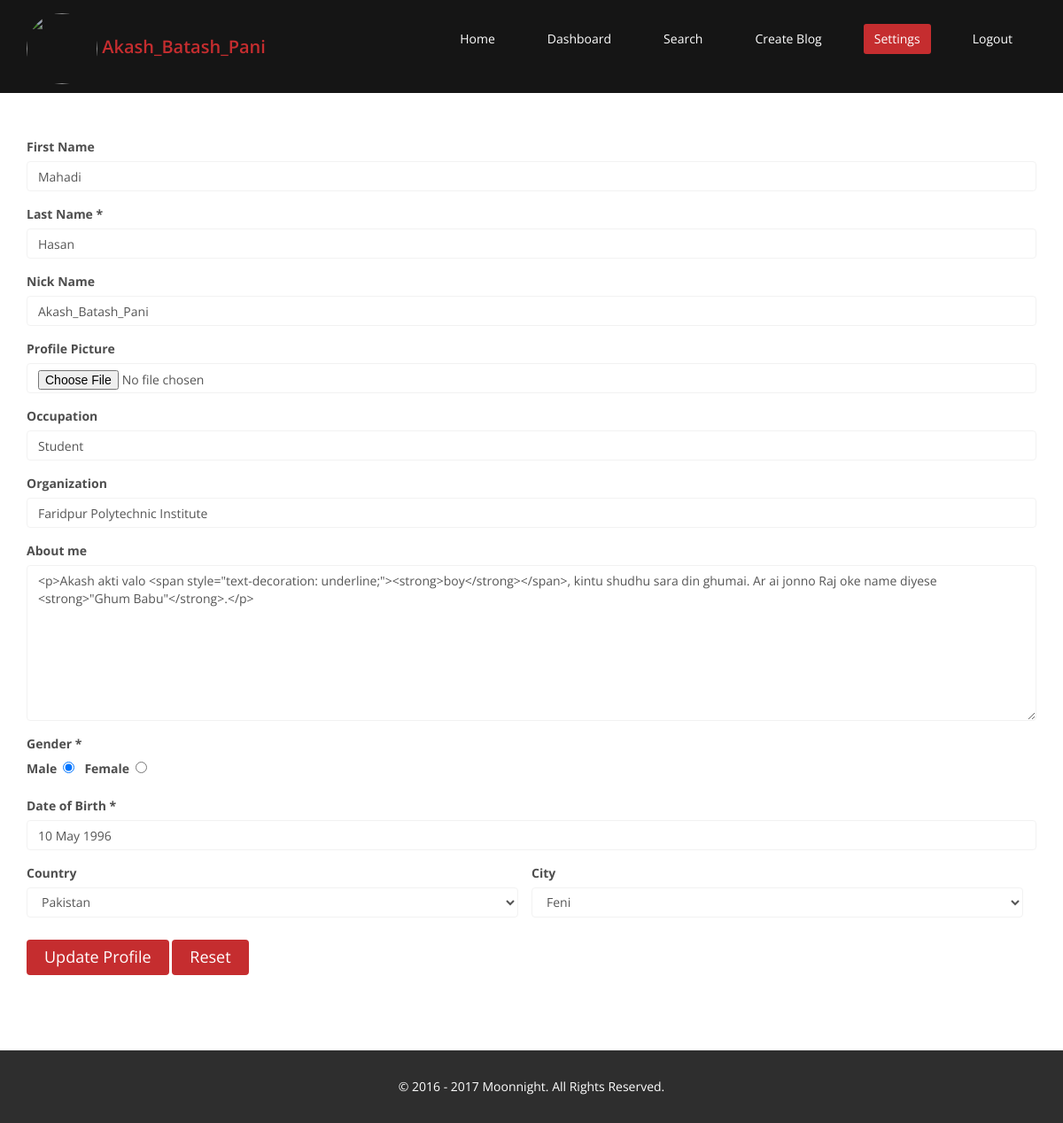
Page /moonnight.com/private/settings/index.php (signed in) on the committed database.
### tables this page shows
CREATE TABLE IF NOT EXISTS `mn_personal_info` (
  `id` int(11) NOT NULL AUTO_INCREMENT,
  `user_id` int(11) NOT NULL,
  `first_name` varchar(255) DEFAULT NULL,
  `last_name` varchar(255) NOT NULL,
  `date_of_birth` int(11) NOT NULL,
  `gender` varchar(255) NOT NULL,
  `occupation` varchar(255) DEFAULT NULL,
  `organization` varchar(255) DEFAULT NULL,
  `about_me` text,
  `profile_picture` varchar(255) DEFAULT NULL,
  `country_id` int(11) DEFAULT NULL,
  `city_id` int(11) DEFAULT NULL,
  `created_time` int(11) NOT NULL,
  `modified_time` int(11) DEFAULT NULL,
  PRIMARY KEY (`id`),
  KEY `fk_user_id` (`user_id`),
  KEY `fk_country_id` (`country_id`),
  KEY `fk_city_id` (`city_id`)
);

CREATE TABLE IF NOT EXISTS `mn_users` (
  `id` int(11) NOT NULL AUTO_INCREMENT,
  `email` varchar(255) NOT NULL,
  `password` varchar(255) NOT NULL,
  `nick_name` varchar(255) DEFAULT NULL,
  `role_id` int(11) NOT NULL,
  `status` tinyint(1) NOT NULL DEFAULT '0',
  `created_time` int(11) NOT NULL,
  `modified_time` int(11) DEFAULT NULL,
  `last_logged_in` int(11) DEFAULT NULL,
  `auth_code` varchar(255) DEFAULT NULL,
  PRIMARY KEY (`id`),
  KEY `fk_roll` (`role_id`)
);

CREATE TABLE IF NOT EXISTS `mn_country` (
  `id` int(11) NOT NULL AUTO_INCREMENT,
  `title` varchar(255) NOT NULL,
  `code` varchar(255) NOT NULL,
  PRIMARY KEY (`id`)
);

CREATE TABLE IF NOT EXISTS `mn_city` (
  `id` int(11) NOT NULL AUTO_INCREMENT,
  `title` varchar(255) NOT NULL,
  `code` varchar(255) NOT NULL,
  PRIMARY KEY (`id`)
);

### moonnight.com/library/custom/functions.php (called while the page is built, shortened)
<?php
function getMysqlData($query, $dbConnection){
    $resource = mysqli_query($dbConnection, $query);
    if (is_bool($resource) == false){
        $processedData = array();
        while (true){
            $row = mysqli_fetch_array($resource);
            if ($row != false){
                $processedData[] = $row;
            } else {
                break;
            }
        }
        return $processedData;
    } else {
        return $resource;
    }
}
function getSessionData($index){
    return (isset($_SESSION[$index])) ? $_SESSION[$index] : false;
}

### moonnight.com/private/settings/settings.php (called while the page is built, shortened)
<?php
$mysqlConnection = getMysqlConnection();
$fetchCountryQuery = "SELECT * FROM mn_country";
$countryData = getMysqlData($fetchCountryQuery, $mysqlConnection);
$fetchCityQuery = "SELECT * FROM mn_city";
$cityData = getMysqlData($fetchCityQuery, $mysqlConnection);
$fetchCurrentUserQuery =
    "SELECT p.*, u.nick_name
    FROM mn_personal_info AS p
    LEFT JOIN mn_users AS u
    ON p.user_id = u.id
    WHERE u.id = $user_id";
$myUserData = getMysqlData($fetchCurrentUserQuery, $mysqlConnection);

### moonnight.com/private/settings/index.php (the view, shortened to what this page needs)
<?php
require_once "../../common/header.php";
require_once "../../common/menu.php";
require_once "settings.php";
?>
<section id="contact-page" style="padding-top: 50px;">
    <div class="container">
        <div class="row wow fadeInDown">
            <form class="login-form" enctype="multipart/form-data" method="post" action="">
                <div class="col-sm-12">
                    <div class="form-group">
                        <label for="first_name">First Name</label>
                        <input type="text" value="<?php echo $myUserData[0]['first_name'] ?>" name="first_name" id="first_name" class="form-control" placeholder="Enter your first name">
                    </div>
                    <div class="form-group">
                        <label for="last_name">Last Name *</label>
                        <input type="text" value="<?php echo $myUserData[0]['last_name'] ?>" name="last_name" id="last_name" class="form-control" required="required" placeholder="Enter your last name">
                    </div>
                    <div class="form-group">
                        <label for="nick_name">Nick Name</label>
                        <input type="text" value="<?php echo $myUserData[0]['nick_name'] ?>" name="nick_name" id="nick_name" class="form-control" placeholder="Enter your nick name">
                    </div>
                    <div class="form-group">
                        <label for="profile_picture">Profile Picture</label>
                        <input type="file" accept="image/*" data-max-size="10000" name="profile_picture" id="profile_picture" class="form-control">
                    </div>
                    <div class="form-group">
                        <label for="occupation">Occupation</label>
                        <input type="text" value="<?php echo $myUserData[0]['occupation'] ?>" name="occupation" id="occupation" class="form-control" placeholder="Enter your occupation name">
                    </div>
                    <div class="form-group">
                        <label for="organization">Organization</label>
                        <input type="text" value="<?php echo $myUserData[0]['organization'] ?>" name="organization" id="organization" class="form-control" placeholder="Enter your organization name">
                    </div>
                    <div class="form-group">
                        <label for="about_me">About me</label>
                        <textarea name="about_me" id="about_me" class="form-control" rows="8"><?php echo $myUserData[0]['about_me'] ?></textarea>
                    </div>
                    <div class="form-group">
                        <label>Gender *</label><br/>
                        <label for="male">Male </label>&nbsp;&nbsp;<input type="radio" <?php if ($myUserData[0]['gender'] == 'Male') echo "checked"; ?> name="gender" value="Male" id="male" required="required">&nbsp;&nbsp;
                        <label for="female">Female </label>&nbsp;&nbsp;<input type="radio" <?php if ($myUserData[0]['gender'] == 'Female') echo "checked"; ?> name="gender" value="Female" id="female" required="required">
                    </div>
                    <div class="form-group">
                        <label for="dob">Date of Birth *</label>
                        <input value="<?php echo date("d F Y", $myUserData[0]['date_of_birth']) ?>" type="text" name="dob" id="dob" class="form-control" required="required" placeholder="Enter your date of birth">
                    </div>
                    <div class="form-group col-sm-6" style="padding-left: 0;">
                        <label for="country">Country</label>
                        <select name="country" id="country" class="form-control">
                            <?php for($i = 0; $i < count($countryData); $i++) { ?>
                                <option <?php if ($myUserData[0]['country_id'] == $countryData[$i]['id']) echo "selected"; ?> value="<?php echo $countryData[$i]['id'] ?>"><?php echo $countryData[$i]['title'] ?></option>
                            <?php } ?>
                        </select>
                    </div>
                    <div class="form-group col-sm-6" style="padding-left: 0;">
                        <label for="city">City</label>
                        <select name="city" id="city" class="form-control">
                            <?php for($i = 0; $i < count($cityData); $i++) { ?>
                                <option <?php if ($myUserData[0]['city_id'] == $cityData[$i]['id']) echo "selected"; ?> value="<?php echo $cityData[$i]['id'] ?>"><?php echo $cityData[$i]['title'] ?></option>
                            <?php } ?>
                        </select>
                    </div>
                    <div class="form-group">
                        <button type="submit" name="submit" class="btn btn-primary btn-lg">Update Profile</button>
                        <button type="reset" name="reset" class="btn btn-primary btn-lg">Reset</button>
                    </div>
                </div>
            </form>
        </div>
    </div>
</section>
<?php
require_once "../../common/footer.php";
?>

### moonnight.com/static/theme/css/main.css (style rules this page uses)
body { background: #fff; font-family: 'Open Sans', sans-serif; color:#4e4e4e; line-height: 22px; }
.btn-primary { padding: 8px 20px; background: #c52d2f; color: #fff; border-radius: 4px; border:none; margin-top: 10px; }
body > section { padding: 70px 0; }
#contact-page { padding-top: 0; }
.form-group .form-control { padding: 7px 12px; border-color:#f2f2f2; box-shadow: none; }

### rows in the picture
mn_personal_info: first_name "Mahadi", last_name "Hasan", nick_name "Akash_Batash_Pani", occupation "Student", organization "Faridpur Polytechnic Institute", about_me "<p>Akash akti valo <span style=\"text-decoration: underline;\"><strong>boy</strong></span>, kintu shudhu sara din ghumai. Ar ai jonno Raj oke name diyese <strong>\"Ghum Babu\"</strong>.</p>", gender "☑ Male", gender "☐ Female", dob "10 May 1996", country "Pakistan", city "Feni"

### other values in the picture
$nick_name "Akash_Batash_Pani"
